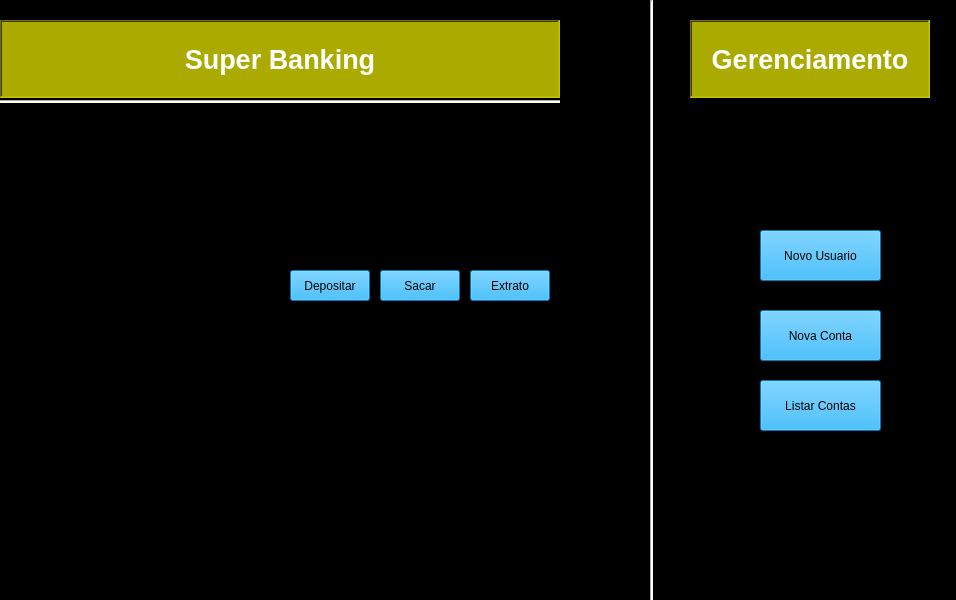
<?xml version="1.0" encoding="UTF-8"?>
<ui version="4.0">
 <class>MainWindow</class>
 <widget class="QMainWindow" name="MainWindow">
  <property name="geometry">
   <rect>
    <x>0</x>
    <y>0</y>
    <width>956</width>
    <height>600</height>
   </rect>
  </property>
  <property name="windowTitle">
   <string>MainWindow</string>
  </property>
  <property name="styleSheet">
   <string notr="true">background-color: rgb(0, 0, 0);</string>
  </property>
  <widget class="QWidget" name="centralwidget">
   <widget class="QLabel" name="label">
    <property name="geometry">
     <rect>
      <x>0</x>
      <y>20</y>
      <width>560</width>
      <height>78</height>
     </rect>
    </property>
    <property name="sizePolicy">
     <sizepolicy hsizetype="Preferred" vsizetype="Preferred">
      <horstretch>0</horstretch>
      <verstretch>0</verstretch>
     </sizepolicy>
    </property>
    <property name="font">
     <font>
      <pointsize>20</pointsize>
      <italic>false</italic>
      <bold>true</bold>
      <underline>false</underline>
     </font>
    </property>
    <property name="autoFillBackground">
     <bool>false</bool>
    </property>
    <property name="styleSheet">
     <string notr="true">background-color: rgb(170, 170, 0);

color: rgb(255, 255, 255);</string>
    </property>
    <property name="frameShape">
     <enum>QFrame::Shape::WinPanel</enum>
    </property>
    <property name="frameShadow">
     <enum>QFrame::Shadow::Sunken</enum>
    </property>
    <property name="text">
     <string>Super Banking</string>
    </property>
    <property name="alignment">
     <set>Qt::AlignmentFlag::AlignCenter</set>
    </property>
   </widget>
   <widget class="Line" name="line">
    <property name="geometry">
     <rect>
      <x>-10</x>
      <y>100</y>
      <width>570</width>
      <height>3</height>
     </rect>
    </property>
    <property name="styleSheet">
     <string notr="true">background-color: rgb(255, 255, 255);</string>
    </property>
    <property name="orientation">
     <enum>Qt::Orientation::Horizontal</enum>
    </property>
   </widget>
   <widget class="QLabel" name="label_2">
    <property name="geometry">
     <rect>
      <x>40</x>
      <y>130</y>
      <width>111</width>
      <height>16</height>
     </rect>
    </property>
    <property name="font">
     <font>
      <pointsize>11</pointsize>
     </font>
    </property>
    <property name="text">
     <string>Area do Cliente</string>
    </property>
   </widget>
   <widget class="QLineEdit" name="cpf_input">
    <property name="geometry">
     <rect>
      <x>40</x>
      <y>170</y>
      <width>250</width>
      <height>31</height>
     </rect>
    </property>
    <property name="alignment">
     <set>Qt::AlignmentFlag::AlignCenter</set>
    </property>
    <property name="placeholderText">
     <string>Digite o seu CPF (somente numeros).</string>
    </property>
   </widget>
   <widget class="QLabel" name="label_3">
    <property name="geometry">
     <rect>
      <x>40</x>
      <y>230</y>
      <width>90</width>
      <height>20</height>
     </rect>
    </property>
    <property name="font">
     <font>
      <pointsize>11</pointsize>
     </font>
    </property>
    <property name="text">
     <string>Operações</string>
    </property>
   </widget>
   <widget class="QLineEdit" name="value_input">
    <property name="geometry">
     <rect>
      <x>40</x>
      <y>270</y>
      <width>250</width>
      <height>31</height>
     </rect>
    </property>
    <property name="alignment">
     <set>Qt::AlignmentFlag::AlignCenter</set>
    </property>
    <property name="placeholderText">
     <string>Valor (R$). ex( 1500.50)</string>
    </property>
   </widget>
   <widget class="QListView" name="listView">
    <property name="geometry">
     <rect>
      <x>20</x>
      <y>370</y>
      <width>530</width>
      <height>192</height>
     </rect>
    </property>
   </widget>
   <widget class="QLabel" name="label_4">
    <property name="geometry">
     <rect>
      <x>210</x>
      <y>340</y>
      <width>141</width>
      <height>20</height>
     </rect>
    </property>
    <property name="font">
     <font>
      <pointsize>11</pointsize>
     </font>
    </property>
    <property name="text">
     <string>Extrato / Mensagens</string>
    </property>
   </widget>
   <widget class="QPushButton" name="deposit_button">
    <property name="geometry">
     <rect>
      <x>290</x>
      <y>270</y>
      <width>80</width>
      <height>31</height>
     </rect>
    </property>
    <property name="styleSheet">
     <string notr="true">background-color: rgb(0, 170, 255);
color: rgb(0, 0, 0);</string>
    </property>
    <property name="text">
     <string>Depositar</string>
    </property>
   </widget>
   <widget class="QPushButton" name="withdrawn_button">
    <property name="geometry">
     <rect>
      <x>380</x>
      <y>270</y>
      <width>80</width>
      <height>31</height>
     </rect>
    </property>
    <property name="styleSheet">
     <string notr="true">background-color: rgb(0, 170, 255);
color: rgb(0, 0, 0);</string>
    </property>
    <property name="text">
     <string>Sacar</string>
    </property>
   </widget>
   <widget class="QPushButton" name="statement_button">
    <property name="geometry">
     <rect>
      <x>470</x>
      <y>270</y>
      <width>80</width>
      <height>31</height>
     </rect>
    </property>
    <property name="styleSheet">
     <string notr="true">background-color: rgb(0, 170, 255);
color: rgb(0, 0, 0);</string>
    </property>
    <property name="text">
     <string>Extrato</string>
    </property>
   </widget>
   <widget class="Line" name="line_2">
    <property name="geometry">
     <rect>
      <x>650</x>
      <y>0</y>
      <width>3</width>
      <height>600</height>
     </rect>
    </property>
    <property name="styleSheet">
     <string notr="true">background-color: rgb(255, 255, 255);</string>
    </property>
    <property name="orientation">
     <enum>Qt::Orientation::Vertical</enum>
    </property>
   </widget>
   <widget class="QLabel" name="label_5">
    <property name="geometry">
     <rect>
      <x>690</x>
      <y>20</y>
      <width>240</width>
      <height>78</height>
     </rect>
    </property>
    <property name="sizePolicy">
     <sizepolicy hsizetype="Preferred" vsizetype="Preferred">
      <horstretch>0</horstretch>
      <verstretch>0</verstretch>
     </sizepolicy>
    </property>
    <property name="maximumSize">
     <size>
      <width>240</width>
      <height>16777215</height>
     </size>
    </property>
    <property name="font">
     <font>
      <pointsize>20</pointsize>
      <italic>false</italic>
      <bold>true</bold>
      <underline>false</underline>
     </font>
    </property>
    <property name="autoFillBackground">
     <bool>false</bool>
    </property>
    <property name="styleSheet">
     <string notr="true">background-color: rgb(170, 170, 0);

color: rgb(255, 255, 255);</string>
    </property>
    <property name="frameShape">
     <enum>QFrame::Shape::WinPanel</enum>
    </property>
    <property name="frameShadow">
     <enum>QFrame::Shadow::Sunken</enum>
    </property>
    <property name="text">
     <string>Gerenciamento</string>
    </property>
    <property name="alignment">
     <set>Qt::AlignmentFlag::AlignCenter</set>
    </property>
   </widget>
   <widget class="QPushButton" name="create_client_button">
    <property name="geometry">
     <rect>
      <x>760</x>
      <y>230</y>
      <width>121</width>
      <height>51</height>
     </rect>
    </property>
    <property name="styleSheet">
     <string notr="true">background-color: rgb(0, 170, 255);
color: rgb(0, 0, 0);</string>
    </property>
    <property name="text">
     <string>Novo Usuario</string>
    </property>
   </widget>
   <widget class="QPushButton" name="create_account_button">
    <property name="geometry">
     <rect>
      <x>760</x>
      <y>310</y>
      <width>121</width>
      <height>51</height>
     </rect>
    </property>
    <property name="styleSheet">
     <string notr="true">background-color: rgb(0, 170, 255);
color: rgb(0, 0, 0);</string>
    </property>
    <property name="text">
     <string>Nova Conta</string>
    </property>
   </widget>
   <widget class="QPushButton" name="list_accounts_button">
    <property name="geometry">
     <rect>
      <x>760</x>
      <y>380</y>
      <width>121</width>
      <height>51</height>
     </rect>
    </property>
    <property name="styleSheet">
     <string notr="true">background-color: rgb(0, 170, 255);
color: rgb(0, 0, 0);</string>
    </property>
    <property name="text">
     <string>Listar Contas</string>
    </property>
   </widget>
  </widget>
 </widget>
 <resources/>
 <connections/>
</ui>
